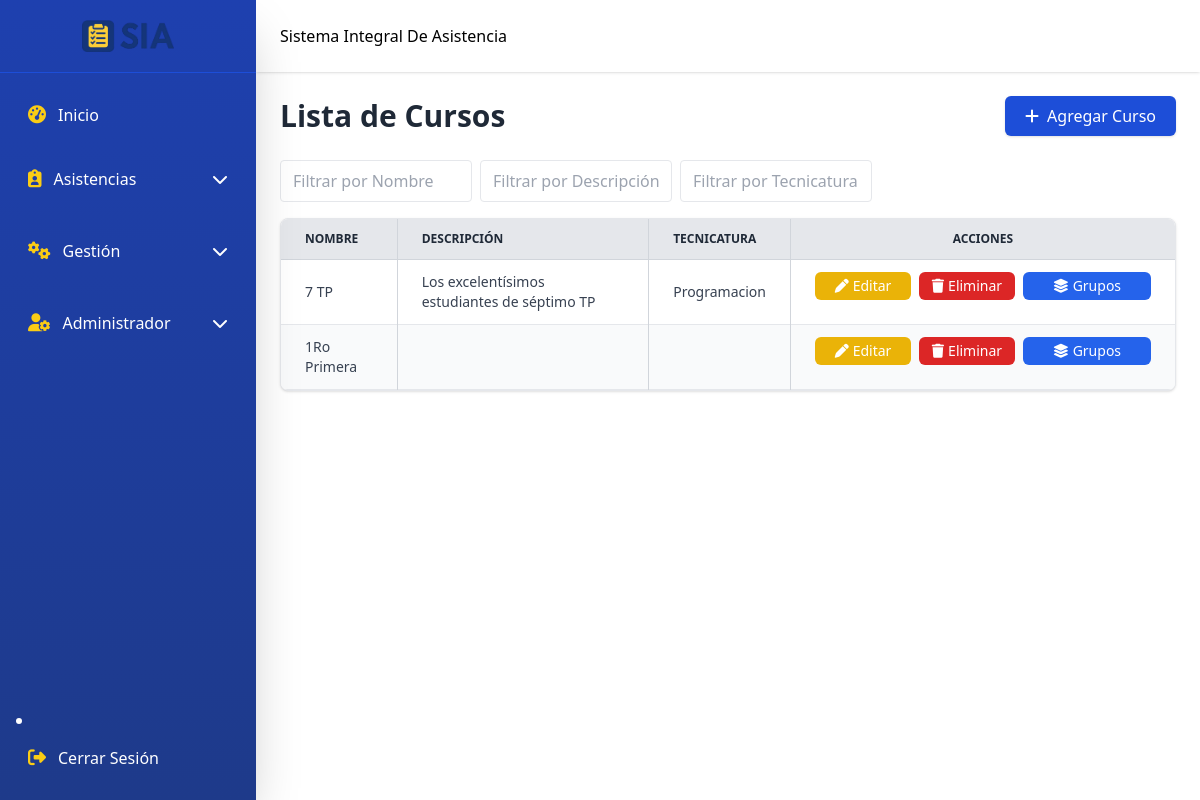
The page /courses.php (signed in) on the database its author committed.
### tables this page shows
CREATE TABLE `courses` (
  `course_id` int(11) NOT NULL,
  `name` varchar(100) NOT NULL,
  `description` text DEFAULT NULL,
  `technical_degree` varchar(50) DEFAULT NULL
);

### courses.php (the view, shortened to what this page needs)
<?php
include 'includes/header.php';
include 'includes/sidebar.php';
include 'includes/navbar.php';
include 'includes/conn.php';
?>
<div class="flex-1 md:ml-64 transition-all duration-300">
  <br><br><br>
  <main class="pt-20 p-4 md:p-6">
    <div class="flex flex-col md:flex-row justify-between items-start md:items-center mb-6 gap-3">
      <h1 class="text-3xl font-bold text-gray-800">Lista de Cursos</h1>
      <a href="javascript:void(0)" onclick="openModal('addCourseModal')"
         class="inline-flex items-center bg-blue-700 text-white px-5 py-2 rounded-md shadow hover:bg-blue-800 transition flex-shrink-0">
        <i class="fa-solid fa-plus mr-2"></i> Agregar Curso
      </a>
    </div>
    <div class="flex flex-wrap gap-2 mb-4">
      <input type="text" id="filterName" placeholder="Filtrar por Nombre" class="px-3 py-2 border rounded w-48">
      <input type="text" id="filterDescription" placeholder="Filtrar por Descripción" class="px-3 py-2 border rounded w-48">
      <input type="text" id="filterDegree" placeholder="Filtrar por Tecnicatura" class="px-3 py-2 border rounded w-48">
    </div>
    <div class="overflow-x-auto rounded-lg shadow border border-gray-200 bg-white">
      <table class="min-w-full text-sm text-gray-700 border-collapse" id="coursesTable">
        <thead class="bg-gray-200 text-gray-800 uppercase text-xs font-semibold border-b border-gray-300">
          <tr>
            <th class="px-6 py-3 border-r border-gray-300 text-left">Nombre</th>
            <th class="px-6 py-3 border-r border-gray-300 text-left">Descripción</th>
            <th class="px-6 py-3 border-r border-gray-300 text-left">Tecnicatura</th>
            <th class="px-6 py-3 text-center">Acciones</th>
          </tr>
        </thead>
        <tbody>
          <?php
          try {
              $sql = "SELECT * FROM courses ORDER BY course_id ASC";
              $stmt = $conn->query($sql);
              $courses = $stmt->fetchAll();
              if ($courses) {
                  foreach ($courses as $i => $course) {
                      $rowClass = $i % 2 === 0 ? 'bg-white' : 'bg-gray-50';
                      echo "<tr class='hover:bg-gray-50 {$rowClass} border-b border-gray-200'>";
                      echo "<td class='px-6 py-3 border-r border-gray-300 font-medium'>{$course['name']}</td>";
                      echo "<td class='px-6 py-3 border-r border-gray-300'>{$course['description']}</td>";
                      echo "<td class='px-6 py-3 border-r border-gray-300'>{$course['technical_degree']}</td>";
                      echo "<td class='px-6 py-3 flex gap-2 justify-center'>";
                      echo "<a href='javascript:void(0)'
                                 onclick='openEditModalCourse(".json_encode($course).")'
                                 class='flex items-center justify-center bg-yellow-500 hover:bg-yellow-600 text-white px-3 py-1 rounded-md transition w-24'>
                                 <i class='fa-solid fa-pen mr-1'></i>Editar
                              </a>";
                      echo "<a href='courses_back/delete_course.php?id={$course['course_id']}'
                                 class='flex items-center justify-center bg-red-600 hover:bg-red-700 text-white px-3 py-1 rounded-md transition w-24'
                                 onclick=\"return confirm('¿Estás seguro de eliminar este curso?')\">
                                 <i class='fa-solid fa-trash mr-1'></i>Eliminar
                              </a>";
                      echo "<a href='javascript:void(0)'
                                 onclick='openManageGroupsModal({$course['course_id']}, \"{$course['name']}\")'
                                 class='flex items-center justify-center bg-blue-600 hover:bg-blue-700 text-white px-3 py-1 rounded-md transition w-32'>
                                 <i class='fa-solid fa-layer-group mr-1'></i>Grupos
                              </a>";
                      echo "</td>";
                      echo "</tr>";
                  }
              } else {
                  echo "<tr><td colspan='4' class='px-6 py-3 text-center text-gray-500'>No hay cursos registrados</td></tr>";
              }
          } catch (PDOException $e) {
              echo "<tr><td colspan='4' class='px-6 py-3 text-center text-red-600'>Error: {$e->getMessage()}</td></tr>";
          }
          ?>
        </tbody>
      </table>
    </div>
  </main>
</div>

### rows shown on the page
courses: name "7 TP", description "Los excelentísimos estudiantes de séptimo TP", technical_degree "Programacion"
courses: name "1Ro Primera"
